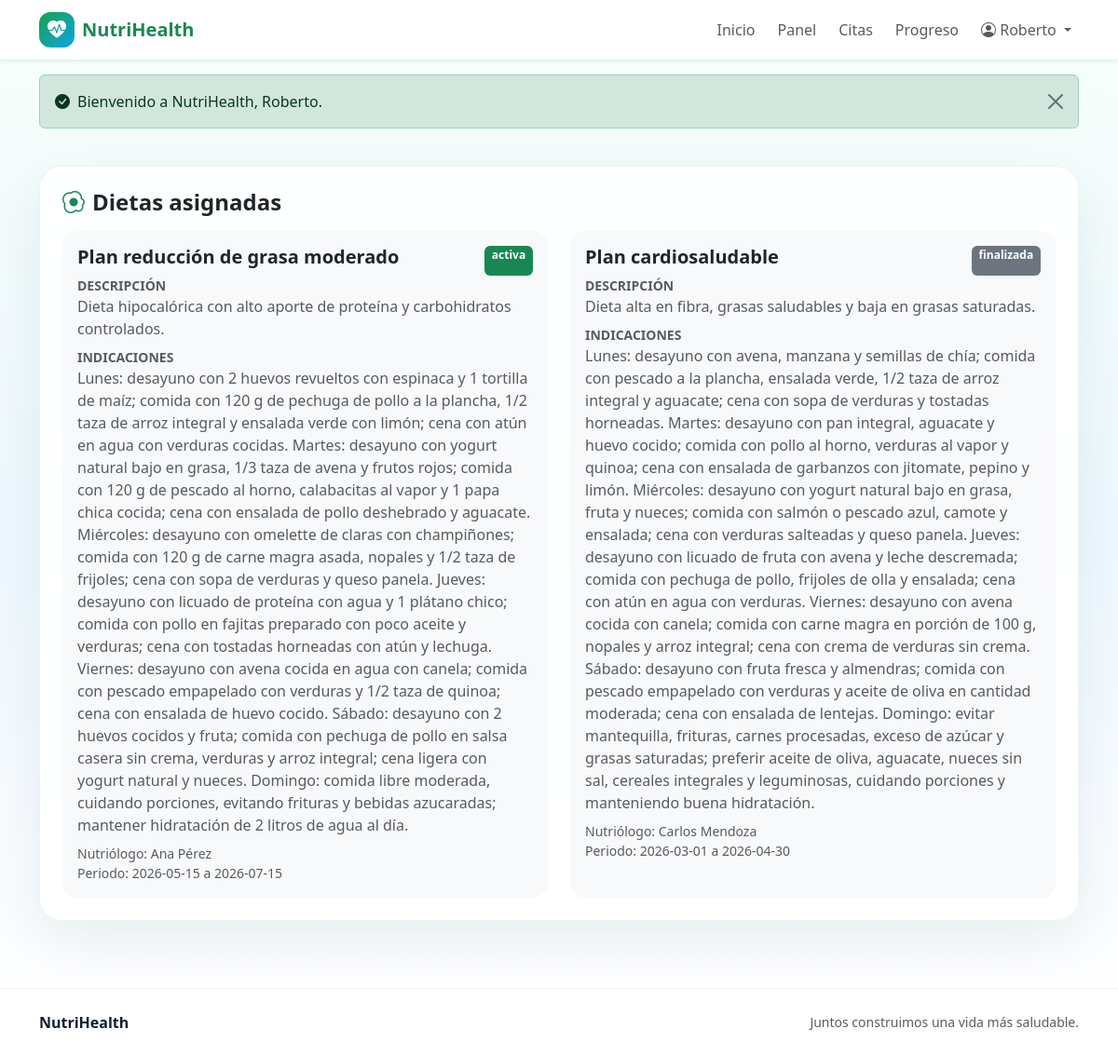
Page /pages/paciente/dieta.php (signed in) on the committed database.
### tables this page shows
CREATE TABLE dietas_pacientes (
    id INT AUTO_INCREMENT PRIMARY KEY,
    paciente_id INT NOT NULL,
    dieta_id INT NOT NULL,
    fecha_inicio DATE,
    fecha_fin DATE,
    estado ENUM('activa', 'finalizada', 'cancelada') DEFAULT 'activa',

    FOREIGN KEY (paciente_id) REFERENCES personas(id),
    FOREIGN KEY (dieta_id) REFERENCES dietas(id)
);

CREATE TABLE dietas (
    id INT AUTO_INCREMENT PRIMARY KEY,
    nombre VARCHAR(100) NOT NULL,
    descripcion TEXT,
    indicaciones TEXT,
    nutriologo_id INT NOT NULL,
    fecha_creacion DATETIME DEFAULT CURRENT_TIMESTAMP,

    FOREIGN KEY (nutriologo_id) REFERENCES personas(id)
);

CREATE TABLE personas (
    id INT AUTO_INCREMENT PRIMARY KEY,
    nombre VARCHAR(100) NOT NULL,
    apellido_paterno VARCHAR(100),
    apellido_materno VARCHAR(100),
    fecha_nacimiento DATE,
    sexo ENUM('Masculino', 'Femenino', 'Otro'),
    telefono VARCHAR(20),
    email VARCHAR(100) UNIQUE NOT NULL,
    direccion TEXT,
    usuario VARCHAR(50) UNIQUE NOT NULL,
    password_hash VARCHAR(255) NOT NULL,
    rol ENUM('paciente', 'nutriologo', 'entrenador') NOT NULL,
    activo BOOLEAN DEFAULT TRUE,
    fecha_registro DATETIME DEFAULT CURRENT_TIMESTAMP
);

### config/database.php (called while the page is built, shortened)
<?php
function db(): PDO
{
    static $pdo = null;
    if ($pdo === null) {
        $host = 'localhost';
        $database = 'sitio_salud';
        $user = 'root';
        $password = '';
        $charset = 'utf8mb4';
        $dsn = "mysql:host={$host};dbname={$database};charset={$charset}";
        $options = [
            PDO::ATTR_ERRMODE => PDO::ERRMODE_EXCEPTION,
            PDO::ATTR_DEFAULT_FETCH_MODE => PDO::FETCH_ASSOC,
            PDO::ATTR_EMULATE_PREPARES => false,
        ];
        $pdo = new PDO($dsn, $user, $password, $options);
    }
    return $pdo;
}

### includes/functions.php (called while the page is built, shortened)
<?php
require_once __DIR__ . '/../config/database.php';
function e(?string $value): string
{
    return htmlspecialchars($value ?? '', ENT_QUOTES, 'UTF-8');
}

### pages/paciente/dieta.php (the view, shortened to what this page needs)
<?php
require_once __DIR__ . '/../../includes/functions.php';
$user = current_user();
$stmt = db()->prepare("SELECT dp.*, d.nombre, d.descripcion, d.indicaciones, p.nombre AS nutriologo_nombre, p.apellido_paterno AS nutriologo_apellido
    FROM dietas_pacientes dp
    INNER JOIN dietas d ON d.id = dp.dieta_id
    INNER JOIN personas p ON p.id = d.nutriologo_id
    WHERE dp.paciente_id = ?
    ORDER BY dp.estado = 'activa' DESC, dp.fecha_inicio DESC");
$stmt->execute([$user['id']]);
$dietas = $stmt->fetchAll();
require __DIR__ . '/../../includes/header.php';
?>
<section class="container py-4">
    <div class="card card-soft p-4">
        <h1 class="h4 fw-bold mb-3"><i class="bi bi-egg-fried text-success me-2"></i>Dietas asignadas</h1>
        <?php if (!$dietas): ?>
            <p class="text-muted mb-0">Aún no tienes una dieta asignada.</p>
        <?php else: ?>
            <div class="row g-4">
                <?php foreach ($dietas as $d): ?>
                    <div class="col-md-6">
                        <div class="card h-100 border-0 bg-light rounded-4">
                            <div class="card-body">
                                <div class="d-flex justify-content-between gap-2">
                                    <h5 class="fw-bold"><?= e($d['nombre']) ?></h5>
                                    <span class="badge text-bg-<?= $d['estado'] === 'activa' ? 'success' : 'secondary' ?>"><?= e($d['estado']) ?></span>
                                </div>
                                <div class="mb-2"><div class="small text-uppercase text-muted fw-bold">Descripción</div><p class="text-muted mb-0"><?= nl2br(e($d['descripcion'])) ?></p></div>
                                <div class="mb-2"><div class="small text-uppercase text-muted fw-bold">Indicaciones</div><p class="text-muted mb-0"><?= nl2br(e($d['indicaciones'] ?? '')) ?></p></div>
                                <div class="small text-muted">Nutriólogo: <?= e($d['nutriologo_nombre'] . ' ' . $d['nutriologo_apellido']) ?></div>
                                <div class="small text-muted">Periodo: <?= e($d['fecha_inicio']) ?> a <?= e($d['fecha_fin'] ?: 'sin fecha fin') ?></div>
                            </div>
                        </div>
                    </div>
                <?php endforeach; ?>
            </div>
        <?php endif; ?>
    </div>
</section>
<?php require __DIR__ . '/../../includes/footer.php'; ?>

### assets/css/style.css (style rules this page uses)
:root { --nh-green: #16a34a; --nh-green-dark: #0f7a37; --nh-blue: #0ea5e9; --nh-blue-dark: #0369a1; --nh-soft: #f4fbf7; --nh-text: #10202f; }
body { min-height: 100vh; background: linear-gradient(180deg, #f7fffb 0%, #eef8ff 50%, #ffffff 100%); color: var(--nh-text); }
.card-soft { background: rgba(255, 255, 255, .88); border: 1px solid rgba(15, 122, 55, .08); box-shadow: 0 20px 60px rgba(2, 47, 74, .08); border-radius: 24px; }

### rows in the picture
dietas_pacientes: dieta.nombre "Plan reducción de grasa moderado", estado "activa", dieta.descripcion "Dieta hipocalórica con alto aporte de proteína y carbohidratos controlados.", dieta.indicaciones "Lunes: desayuno con 2 huevos revueltos con espinaca y 1 tortilla de maíz; comida con 120 g de pechuga de pollo a la plancha, 1/2 taza de arroz integral y ensalada verde con limón; cena con atún en agua con verduras cocidas. Martes: desayuno con yogurt natural bajo en grasa, 1/3 taza de avena y frutos rojos; comida con 120 g de pescado al horno, calabacitas al vapor y 1 papa chica cocida; cena con ensalada de pollo deshebrado y aguacate. Miércoles: desayuno con omelette de claras con champiñones; comida con 120 g de carne magra asada, nopales y 1/2 taza de frijoles; cena con sopa de verduras y queso panela. Jueves: desayuno con licuado de proteína con agua y 1 plátano chico; comida con pollo…", personas.nombre+apellido_paterno "Ana Pérez", fecha_inicio "2026-05-15", fecha_fin "2026-07-15"
dietas_pacientes: dieta.nombre "Plan cardiosaludable", estado "finalizada", dieta.descripcion "Dieta alta en fibra, grasas saludables y baja en grasas saturadas.", dieta.indicaciones "Lunes: desayuno con avena, manzana y semillas de chía; comida con pescado a la plancha, ensalada verde, 1/2 taza de arroz integral y aguacate; cena con sopa de verduras y tostadas horneadas. Martes: desayuno con pan integral, aguacate y huevo cocido; comida con pollo al horno, verduras al vapor y quinoa; cena con ensalada de garbanzos con jitomate, pepino y limón. Miércoles: desayuno con yogurt natural bajo en grasa, fruta y nueces; comida con salmón o pescado azul, camote y ensalada; cena con verduras salteadas y queso panela. Jueves: desayuno con licuado de fruta con avena y leche descremada; comida con pechuga de pollo, frijoles de olla y ensalada; cena con atún en agua con verduras.…", personas.nombre+apellido_paterno "Carlos Mendoza", fecha_inicio "2026-03-01", fecha_fin "2026-04-30"

### other values in the picture
$user['nombre'] "Roberto"
$message "Bienvenido a NutriHealth, Roberto."
